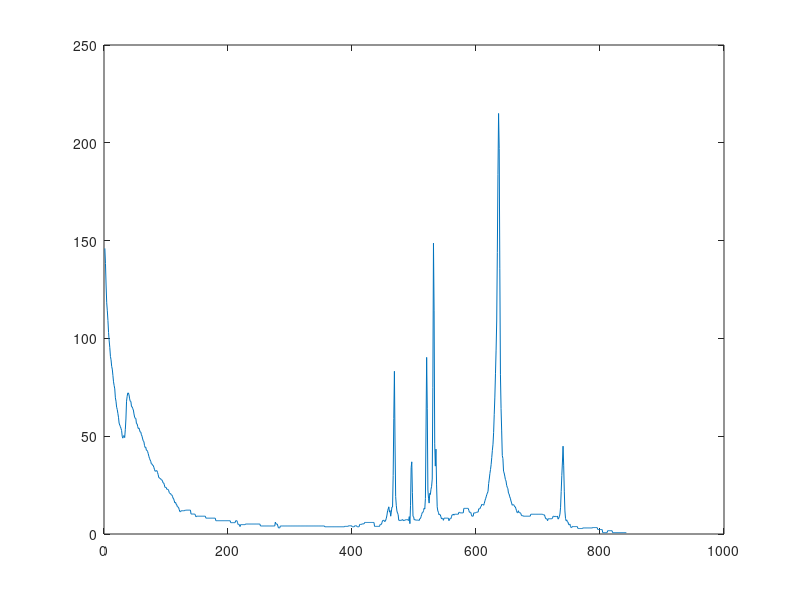

Reproduce this figure in MATLAB. (Note: this script raises an error after producing the figure.)
clear;
clc;

M = load('datoshidrogeno.txt');
x = M(:,2);
lumos = M(:,4);
plot(x, lumos);
[cantpeak, peaks] = findpeaks(lumos);
cftool(peaks, cantpeak);
